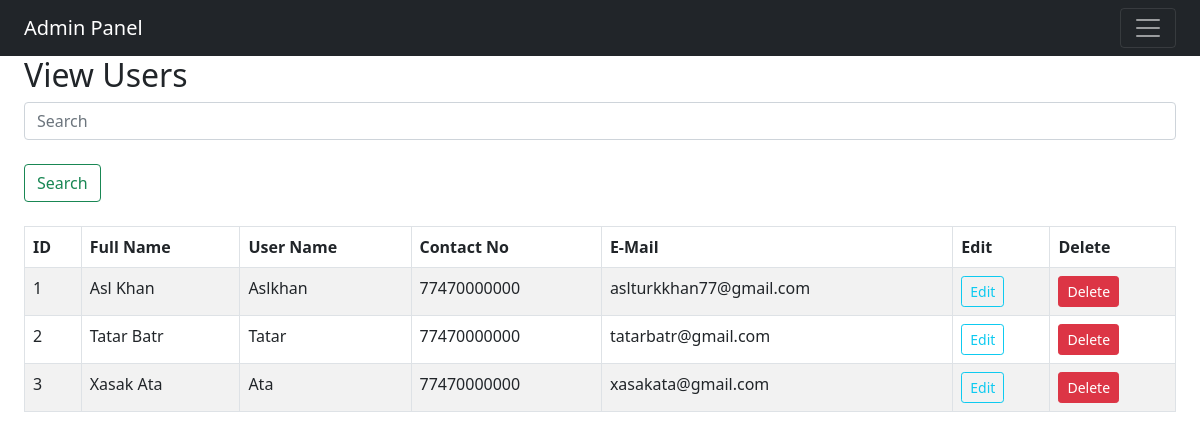
/admin/users_view.php (signed in), run on the app's committed database.
### tables this page shows
CREATE TABLE IF NOT EXISTS `register_table` (
  	`register_id` INT(10) NOT NULL AUTO_INCREMENT,
  	`register_full_name` VARCHAR(100) NOT NULL,
  	`register_user_name` VARCHAR(50) NOT NULL,
  	`register_password` VARCHAR(30) NOT NULL,
  	`register_contact_number` VARCHAR(15) NOT NULL,
  	`register_email` VARCHAR(60) NOT NULL,
  	`register_question` VARCHAR(100) NOT NULL,
  	`register_answer` VARCHAR(50) NOT NULL,
  	`register_profile_picture` VARCHAR(50) NOT NULL DEFAULT 'profile_img/profile_default_picture.png',
  	`register_time` VARCHAR(20) NOT NULL,
  	PRIMARY KEY (`register_id`)
);

### admin/functions/process_users_view_data.php (the view)
<?php
    function display_data($users_list_result)
    {
        while($users_row = mysqli_fetch_assoc($users_list_result))
        {
            echo '
                <tr>
                    <td>' . $users_row['register_id'] . '</td>
                    <td>' . $users_row['register_full_name'] . '</td>
                    <td>' . $users_row['register_user_name'] . '</td>
                    <td>' . $users_row['register_contact_number'] . '</td>
                    <td>' . $users_row['register_email'] . '</td>
                    <td><a class="btn btn-sm btn-outline-info" href="users_edit.php?id=' . $users_row['register_id'] . '">Edit</a></td>
                    <td><a class="btn btn-sm btn-danger" href="functions/process_users_del.php?id=' . $users_row['register_id'] . '">Delete</a></td>
                </tr>';
        }
    }
?>

### data on the page
register_table: register_id "1", register_full_name "Asl Khan", register_user_name "Aslkhan", register_contact_number "77470000000", register_email "aslturkkhan77@gmail.com"
register_table: register_id "2", register_full_name "Tatar Batr", register_user_name "Tatar", register_contact_number "77470000000", register_email "tatarbatr@gmail.com"
register_table: register_id "3", register_full_name "Xasak Ata", register_user_name "Ata", register_contact_number "77470000000", register_email "xasakata@gmail.com"
